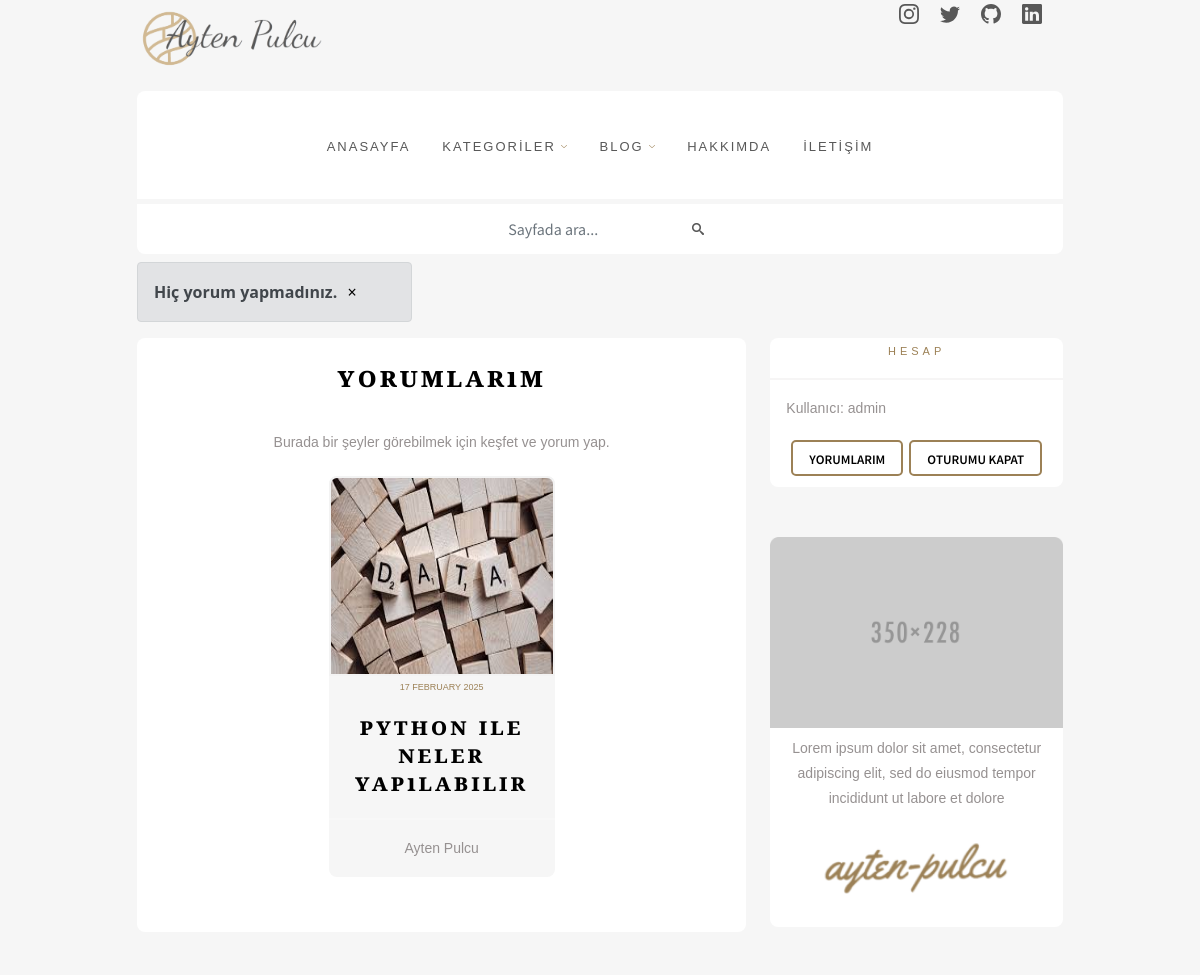
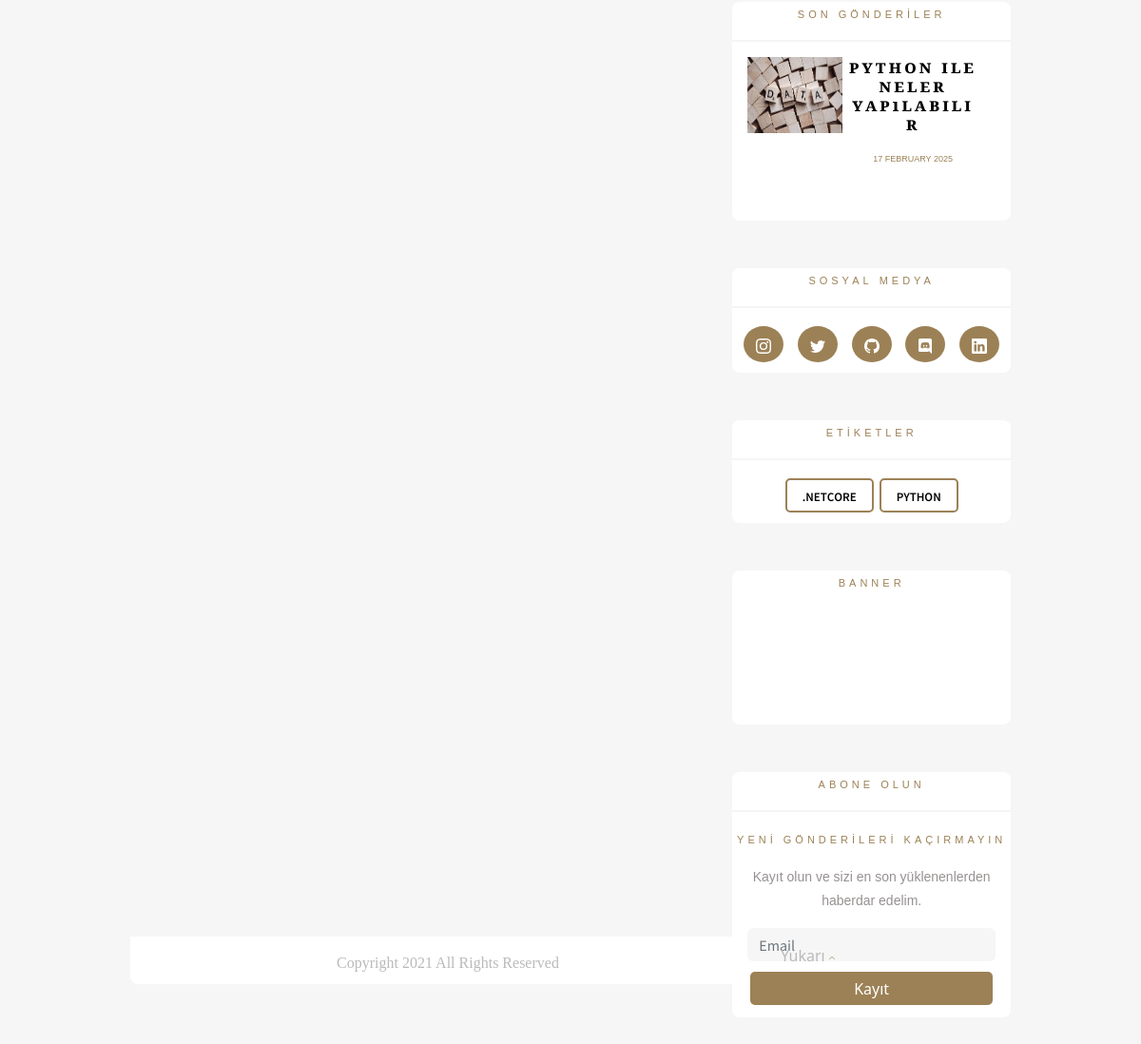
Page /hesap/yorumlar/ (signed in) on the committed database (2 pictures, top to bottom).
### post/models.py (models this page shows, shortened)
class Blog_post(models.Model):
    category = models.ForeignKey(
        Category,
        on_delete=models.CASCADE
    )
    title = models.CharField(max_length=40)
    slug = models.SlugField(
        max_length=200,
        default="",
    )
    content = models.TextField()
    image = models.ImageField(upload_to="img")
    next_img = models.ImageField(upload_to="next")
    status = models.CharField(
        default="draft",
        choices=STATUS,
        max_length=10,
    )
    author=models.CharField(max_length=100)
    createt_at = models.DateTimeField(auto_now_add=True)
    updated_at = models.DateTimeField(auto_now_add=True)

class Category(models.Model):
    title = models.CharField(max_length=200)
    slug = models.SlugField(
        max_length=200,
        default="",
    )
    status = models.CharField(
        default=DEFAULT_STATUS,
        choices=STATUS,
        max_length=10,
    )
    createt_at = models.DateTimeField(auto_now_add=True)
    updated_at = models.DateTimeField(auto_now=True)

### page/views.py (the view)
# urls.py: path('yorumlar/', see_cmnt, name='see_cmnt'),
def see_cmnt(request):
    context=dict()
    items= Comment.objects.filter(
        user=request.user,
        status="published",
    )
    if len(items)==0:
        context['messages']=["Hiç yorum yapmadınız."]
    else:
        context['comments']=items
    return render(request,"accounts/comment.html",context)

### myblog/data.py (called while the page is built)
def need_data(request):
    context = dict()
    context['categories'] = Category.objects.filter(
        status="published"
    ).order_by('title')
    context['pages'] = Page.objects.filter(
        status="published"
    ).order_by('title')
    context['latest']  = Blog_post.objects.filter(
        status="published"
    )[:4]
    context['posts'] = Blog_post.objects.filter(
        status='published',
    )[:5]
    return context

### templates/accounts/comment.html
{% extends 'components/base.html' %}
{% block content %}
<div class="content">
    <div class="row">
        <div class="col-md-8" >
            <div class="cart d-flex flex-column align-items-center" style="text-align: start;">
                <br>
                <p class="post-title">Yorumlarım</p>
                <br>
                {% if comments%}
                {% for item in comments %}
                <div class="cart"  style="width: 70%; padding-top: 5px; border:solid ;border-width: 2px; border-color: #f3f3f3;">
                    <p class="last-title">{{item.blog_name}}</p>
                    <p class="data">{{item.createt_at|date:'d F Y'}}</p>
                    <p class="text">{{item.content}}</p>
                    <form action="{% url 'comment_delete' pk=item.pk %}">
                        <button class="btn-submit" >
                            <svg xmlns="http://www.w3.org/2000/svg" width="16" height="16" fill="currentColor" class="bi bi-trash" viewBox="0 0 16 16">
                                <path d="M5.5 5.5A.5.5 0 0 1 6 6v6a.5.5 0 0 1-1 0V6a.5.5 0 0 1 .5-.5zm2.5 0a.5.5 0 0 1 .5.5v6a.5.5 0 0 1-1 0V6a.5.5 0 0 1 .5-.5zm3 .5a.5.5 0 0 0-1 0v6a.5.5 0 0 0 1 0V6z"/>
                                <path fill-rule="evenodd" d="M14.5 3a1 1 0 0 1-1 1H13v9a2 2 0 0 1-2 2H5a2 2 0 0 1-2-2V4h-.5a1 1 0 0 1-1-1V2a1 1 0 0 1 1-1H6a1 1 0 0 1 1-1h2a1 1 0 0 1 1 1h3.5a1 1 0 0 1 1 1v1zM4.118 4 4 4.059V13a1 1 0 0 0 1 1h6a1 1 0 0 0 1-1V4.059L11.882 4H4.118zM2.5 3V2h11v1h-11z"/>
                            </svg>
                        </button>
                    </form>
                </div>
                {% endfor %}
                {% else %}
                <div class="cart d-flex flex-column align-items-center">
                    <p class="text">Burada bir şeyler görebilmek için keşfet ve yorum yap.</p>
                    {% for item in posts %}
                    <div class="box" style="width: 50%;margin: 5px;">
                        <div class="timg" >
                            <a href="{% url 'post_show' post_slug=item.slug %}">
                                <img src="{{item.image.url}}" class="rnd img-fluid" style="height: 200px;border: 2px solid #f3f3f3;">
                            </a>
                        </div>
                        <p class="data">{{item.updated_at|date:'d F Y'}}</p>
                        <p class="post-title" style="height: 90px;font-size: 18pt;">
                            {{item.title}}
                        </p>
                        <hr style="border: white solid 1px;">
                        <p class="text" style="text-align: center;">{{item.author}}</p>
                    </div>
                    {% endfor %}
                </div>
                {% endif %}
            </div>
        </div>
        {% include 'components/sidebar.html' %}
    </div>
</div>
{% endblock%}

### templates/components/sidebar.html (shortened to what this page needs)
{% block content%}
{% load static %}
<div class="col-md-4" id="sidebar">
    <div class="cart">
        <p class="tag">Hesap</p>
        <hr>
        {% if user.is_authenticated %}
            <p class="text px-3">Kullanıcı: {{ user.username }}</p>
            <span class="d-flex flex-wrap pb-2 justify-content-center" >
                <a href="{% url 'see_cmnt' %}">
                    <p class="category px-3">
                        Yorumlarım
                    </p>
                </a>
                <a href="{% url 'log_out' %}">
                    <p class="category px-3">Oturumu Kapat</p>
                </a>
            </span>
        {% endif %}
    </div>
    <div class="cart" style="height: 390px;">
        <div class="timg">
            <img src="/media/img_about.png" class="img-fluid"  alt="Responsive image">
        </div>
        <span class="d-flex flex-column mt-2 mx-3">
        <p class="text" style="text-align: center;">
            Lorem ipsum dolor sit amet, consectetur adipiscing elit, sed do eiusmod tempor incididunt ut labore et dolore
        </p>
            <img src="/media/signing.png" class="img-fluid align-self-center w-75"  alt="Responsive image">
        </span>
    </div>
    <div class="cart">
        <p class="tag">Son Gönderİler</p>
        <hr>
        {% for item in latest%}
        <span class="d-flex flex-nowrap mt-2 mx-3 mb-3">
            <div class="col-sm-4">
                <a href="{% url 'post_show' post_slug=item.slug %}" target="_self">
                    <img src="{{item.image.url}}" style="height: 80px;width: 100px;" >
                </a>
            </div>
            <div class="col-sm-8">
                <span class="d-flex flex-column mx-3">
                    <p class="last-title"> {{item.title}} </p>
                    <p class="data">{{item.updated_at|date:'d F Y'}}</p>
                </span>
            </div>
        </span>
        {% endfor %}
        <br>
    </div>
    <div class="cart">
        <p class="tag">sosyal medya</p>
        <hr>
        <span class="d-flex flex-row flex-wrap pb-2 justify-content-evenly" >
            <button type="button" class="btn btn-social ">
            </button>
            <button type="button" class="btn btn-social">
            </button>
            <button type="button" class="btn btn-social">
            </button>
            <button type="button" class="btn btn-social">
            </button>
            <button type="button" class="btn btn-social">
            </button>
        </span>
    </div>
    <div class="cart">
        <p class="tag">etİketler</p>
        <hr>
        <span class="d-flex flex-wrap pb-2 justify-content-center" >
            {% for item in categories %}
            <a href="{% url 'category_show' category_slug=item.slug %}" style="text-decoration: none;">
                <p class="category px-3">{{item.title}}</p>
            </a>
            {% endfor %}
        </span>
    </div>
    <div class="cart" style="height: 10%;">
        <p class="tag">Banner</p>
    </div>
    <div class="cart" >
        <p class="tag">abone olun</p>
        <hr>
        <p class="tag">yenİ gönderİlerİ kaçırmayın </p>
        <p class="text align-items-center" style="text-align: center;">Kayıt olun ve sizi en son yüklenenlerden haberdar edelim.</p>
        <span class="d-flex flex-column mx-3">
            <input type="text" class="form-control mb-2 border-0" style="background-color: #f6f6f6; border-radius: 6px; height: 35px;" placeholder="Email">
            <button class="btn-submit" type="submit" >Kayıt</button>
        </span>
    </div>
</div>
{% endblock%}

### static/css/main.css (style rules this page uses)
body { margin:0; padding: 0; background-color: #f6f6f6; }
hr { border: 1px solid #dddbdb; }
a { text-decoration: none; }
p.text { font-family: 'Source Sans Pro Light', sans-serif; color: #969191; font-size: 14px; font-weight: 200; text-align: left; line-height: 25px; text-overflow: clip; }
p.data { font-family: 'Source Sans Pro Light', sans-serif; font-size: 10pt; font-weight: 200; color: #9c8156; font-variant-caps: all-petite-caps; font-variant-numeric: oldstyle-nums; }
p.post-title { font-family: 'Playfair Display', sans-serif; font-size: 21pt; letter-spacing: 3px; font-weight: 600; font-variant-caps: all-petite-caps; color: black; line-height: 21pt; }
p.last-title { font-family: 'Playfair Display', sans-serif; font-size: 14pt; letter-spacing: 3px; font-weight: 600; font-variant-caps: all-petite-caps; color: black; line-height: 15pt; }
p.tag { font-family: 'Source Sans Pro regular', sans-serif; color: #9c8156; font-size: 12pt; font-weight: 400; letter-spacing: 4px; text-align: center; font-variant-caps: all-petite-caps; }
p.category { color: black; font-size: 14pt; font-weight: 600; font-family: 'Source Sans Pro', sans-serif; font-variant-caps: all-petite-caps; border: 2pt; border-color: #9c8156; border-style: solid ; border-radius: 5px; padding: 2px; margin: 3px; }
.btn-social { color: white; background-color: #9c8156; border-radius: 50%; margin: 3px; }
input, optgroup, select, textarea { margin-top: 0; font-family: 'Source Sans Pro', sans-serif; font-size: 12pt; text-align: left; }
.box { background-color: #f6f6f6; border-radius: 8px; }
.form-control { color: #cecece; border: solid 1px; border-radius: 8px; }
.timg { border-top-left-radius: 8px; border-top-right-radius: 8px; max-width: 100%; height: auto; }
img.rnd { border-top-left-radius: 8px; border-top-right-radius: 8px; }
.cart { background-color: white; border-radius: 8px; margin-bottom: 50px; text-align: center; overflow-wrap: break-word; }
.btn-submit { border-radius: 5px; background-color: #9c8156; color: white; border:0px; height: 35px; margin: 3px; margin-bottom: 5%; }

### rows in the picture
Blog_post: image (picture), updated_at "17 February 2025", title "Python ile neler yapılabilir", author "Ayten Pulcu"
Category: title ".NetCore"
Category: title "Python"

### other values in the picture
{{ message }} "Hiç yorum yapmadınız."
{{ user.username }} "admin"
